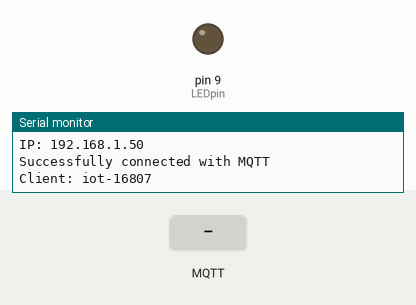
Simulated run of this sketch. Board: Arduino Uno, built for the host (arithmetic inside an expression is 32-bit, double 64-bit). On the bench: output pins drawn as LEDs (lit = HIGH), the last lines printed to the serial monitor. The test bench sets the inputs (shaded band). WiFi joins after 1.5 s; servers stay silent unless stated; random numbers use the default seed unless the sketch sets one; no MQTT or app messages arrive unless stated.

Above: at 2.7 s.
2.8 s: MQTT message "on" arrives on the first subscribed topic
At 3.4 s:
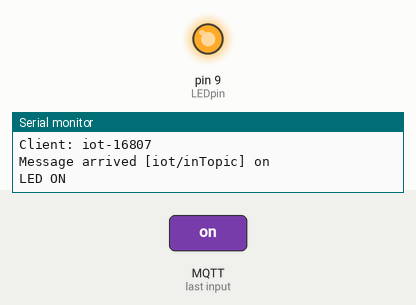
5.8 s: MQTT message "off" arrives on the first subscribed topic
At 6.8 s:
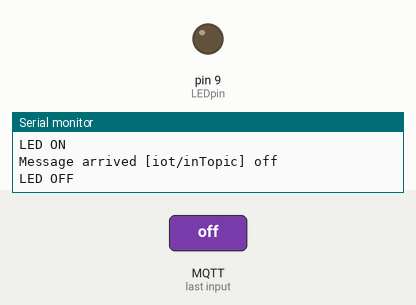
Timing chart, 0 to 8.8 s (numbered marks = the images above; inputs shaded):
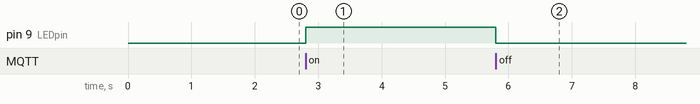

The sketch:

mqtt_ethernet_sub_with_LED.ino
```cpp
#include <SPI.h>
#include <Ethernet.h>
#include <PubSubClient.h>

byte LEDpin = 9;

//char MQTT_SERVER[] = "broker.mqttdashboard.com";
char MQTT_SERVER[] = "neutron.it.kmitl.ac.th";

char inTopic[]    = "iot/inTopic";
char outTopic[]   = "iot/outTopic";

char buffer_str[40];

byte mac[] = { 0xDE, 0xAD, 0xBE, 0xEF, 0xFE, 0xED }; // แต่ละ device ต้องไม่ซ้ำกัน

unsigned long lastPub = 0;

void callback(char* topic, byte* payload, unsigned int length) {
  String payload_str = "";
  String topic_str = String(topic);
  for (int i = 0; i < length; i++) {
    payload_str += (char)payload[i];
  }
  Serial.print("Message arrived [");
  Serial.print(topic_str);
  Serial.print("] ");
  Serial.println(payload_str);

  if (payload_str.endsWith("on")) {
    Serial.println("LED ON");
    digitalWrite(LEDpin,HIGH);
  }
  else if (payload_str.endsWith("off")) {
    Serial.println("LED OFF");
    digitalWrite(LEDpin,LOW);
  }
}

EthernetClient ethClient; // Ethernet object
PubSubClient client( MQTT_SERVER, 1883, callback, ethClient); // MQTT object

void setup() {

  pinMode(LEDpin,OUTPUT);

  Serial.begin(9600);
  Serial.println("Net begin");

  if (Ethernet.begin(mac) == 0) { // Get connected!
    Serial.println("Failed to configure Ethernet using DHCP");
    return;
  }

  Serial.print("IP: "); // A little debug.. show IP address
  Serial.println(Ethernet.localIP());

  while (true) {
    char clientID[15];
    String("iot-" + String(random(1000000))).toCharArray(clientID, 15); //Random Client ID
    if (client.connect(clientID)) {
      Serial.println("Successfully connected with MQTT");
      Serial.print("Client: ");
      Serial.println(clientID);

      client.subscribe(inTopic);
      break;
    }
    else {
      Serial.println("cant connected with MQTT");
      delay(200);
    }
  }
}

void loop() {
  long now = millis();
  if (now - lastPub > 5000) {
    lastPub = now;

    String outPayload = "Hello, I'm Arduino.";
    outPayload.toCharArray(buffer_str,40);
    client.publish(outTopic, buffer_str);
  }
  client.loop();
}
```

Measured:
- after the input at 2.8 s, pin 9 (LEDpin): LOW → HIGH at once
- after the input at 5.8 s, pin 9 (LEDpin): HIGH → LOW at once
